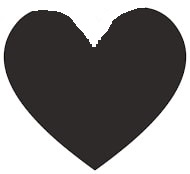
#> input picture Fill-a-pix-desktop/images/heart.jpg, 190 x 174 px
$ python -i main.py   (imports and definitions only)
#> lines starting #> are read from the running program, lines starting #| are printed output that depends on the picture; after the words box and inside, x2 and y2 are one past the last pixel; in counts of white or black regions, pixels touching at a corner belong together
from PIL import Image
from os import system
import numpy
import random
from colorama import Back, Style, Fore


# [83 lines left out: functions create_hints, count_value, main, display_hints, check_answer, not called in this run]


def convert_image_from_file(file_path, rows=20, columns=20):
#> called with file_path = 'images/heart.jpg', rows = 20, columns = 20
    img = Image.open(file_path, 'r')
#> img is the input picture: PIL image 190x174 RGB; mean R, G, B 128.3, 126, 125.4

    # parametr 'L' konwertuje obraz do skali szarości
    img = img.resize((columns, rows)) \
        .convert('L') \
        .point(lambda color: 0 if color > 150 else 1)
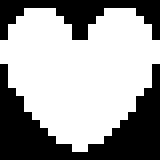
#> img: PIL image 20x20 L (shown 8 times larger); values 0 (black) and 1 (white), 62% white; 2 black regions, box (x1, y1, x2, y2) and area: (0, 8, 20, 20) 104, (0, 0, 20, 5) 48

    image_data = list(img.getdata())
#> image_data = 400 values, max 1 at index 23, min 0 at index 0, mean 0.62
    converted_image = numpy.empty([rows, columns])
    for i in range(rows):
        for j in range(columns):
            converted_image[i][j] = int(image_data[i * columns + j])

    return converted_image


# [46 lines left out: functions display_actual_solution, display_solution, not called in this run]


# [2 lines not run here, left out]

>>> result = convert_image_from_file('images/heart.jpg')
